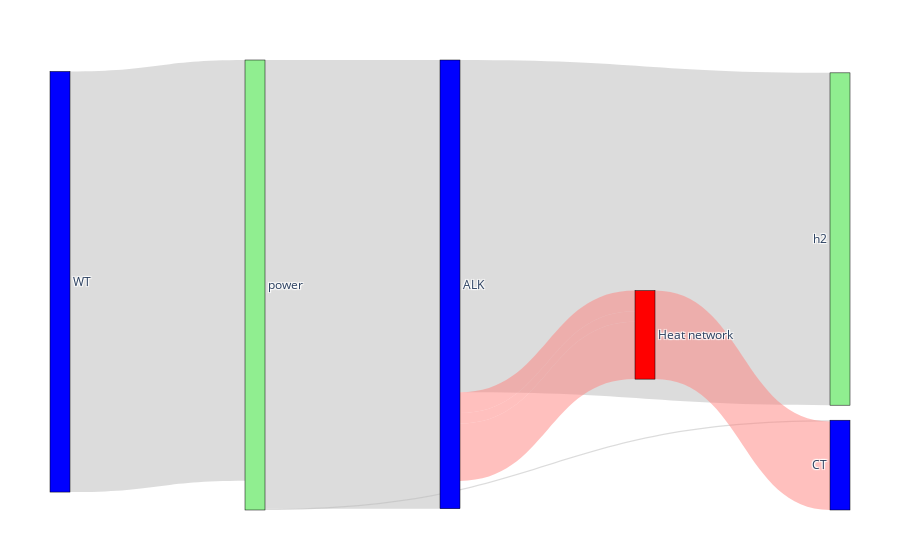

This figure's notebook cell:
### Markdown cell above
**Example**: plotting the Sankey diagram for time = 150 using the second value index (energy)

### Code cell
vivi_sankey(answer,valueIndex=2,time=150)

### Figure 1 — Plotly figure (JSON) as saved in the notebook; plotly's stock layout.template omitted (floating-point values rounded to 4 significant figures)
{"data": [{"link": {"color": ["rgba(186,186,186,0.5)", "rgba(186,186,186,0.5)", "rgba(186,186,186,0.5)", "rgba(186,186,186,0.5)", "rgba(255,129,127,0.5)", "rgba(255,129,127,0.5)", "rgba(255,129,127,0.5)", "rgba(255,129,127,0.5)"], "source": [0, 4, 1, 4, 1, 1, 1, 5], "target": [4, 1, 3, 2, 5, 5, 5, 2], "value": [9262.0, 9880.0, 7318.0, 27.88, 453.2, 235.7, 1260.0, 1949.0]}, "node": {"color": ["blue", "blue", "blue", "#90EE90", "#90EE90", "red"], "label": ["WT", "ALK", "CT", "h2", "power", "Heat network"], "line": {"color": "black", "width": 0.5}, "pad": 15, "thickness": 20}, "type": "sankey"}], "layout": {"margin": {"b": 50, "l": 50, "r": 50, "t": 60}}}
